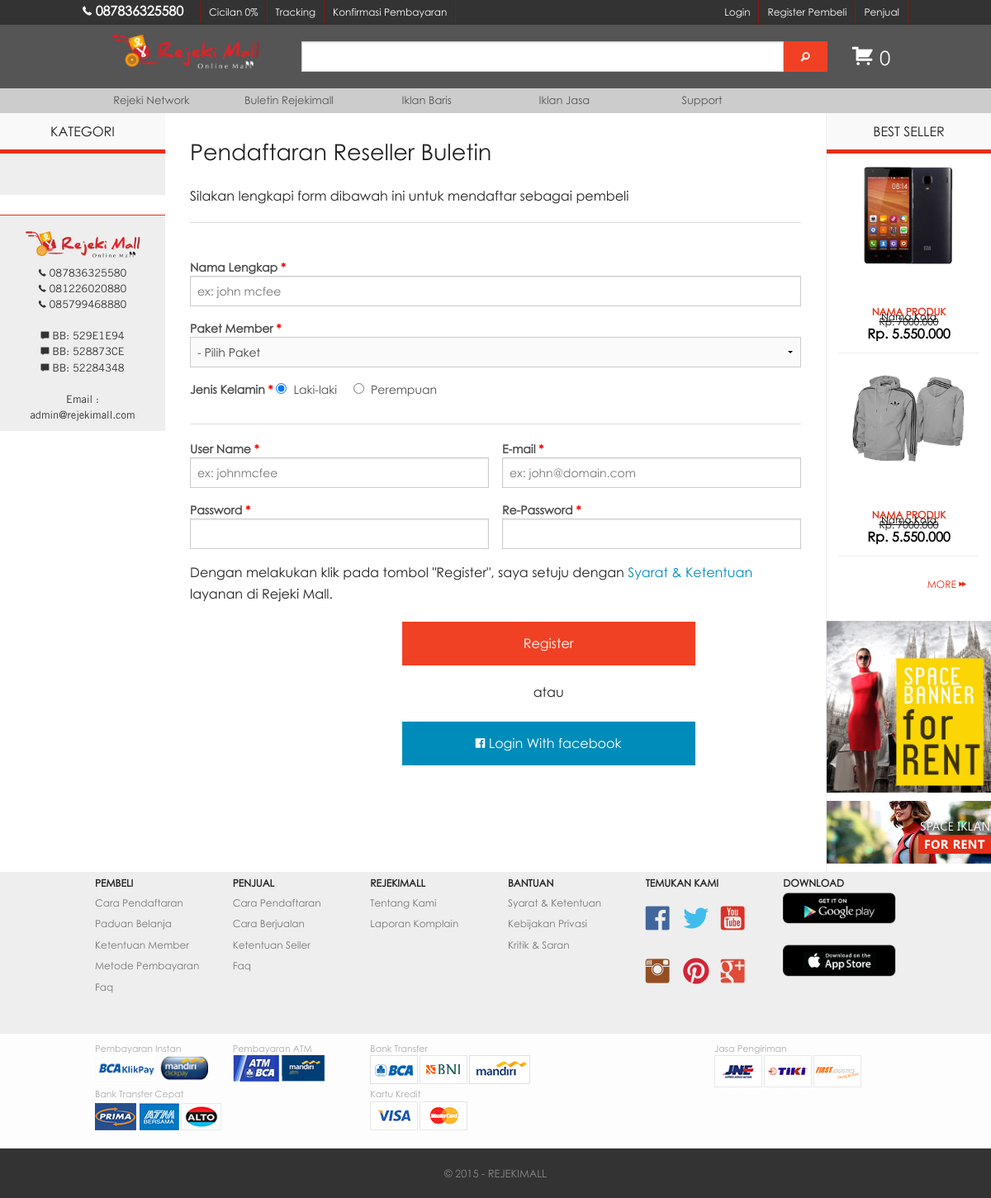
Before: /index.php/register/pembeli with the older database file.
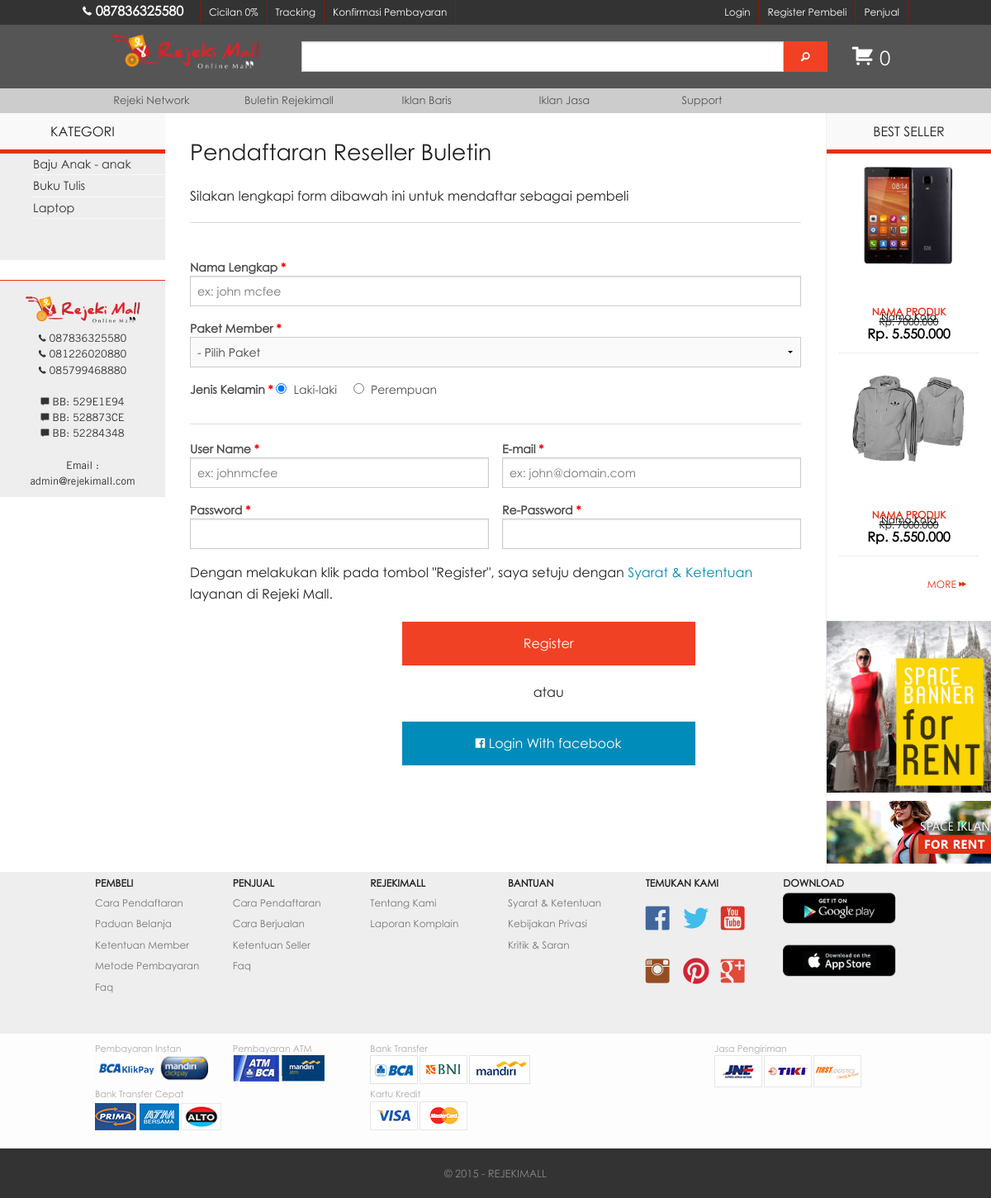
After: the same page with the newer database file.
### tables this page shows
CREATE TABLE IF NOT EXISTS `kategori` (
`cid` int(11) NOT NULL,
  `id_seller` int(5) DEFAULT NULL,
  `nama` char(30) DEFAULT NULL,
  `slugkat` text NOT NULL
);

### application/views/layout/konten.php (called while the page is built)
<?php if(!defined('BASEPATH')) exit('no direct script access allowed');
if($isi){
	$this->load->view($isi);
}

### application/views/layout/wrapper.php (called while the page is built, shortened)
<?php
require_once "header.php";
require_once "konten.php";
require_once "footer.php";

### application/controllers/register.php (called while the page is built, shortened)
<?php if(!defined('BASEPATH')) exit('No direct script access allowed');
class Register extends CI_Controller{
	public function __construct(){
		$this->load->model('model_city');
		$this->load->model("model_utama");
		$this->load->model("admin/paket_member");
		$this->load->model("admin/paket_seller");
		$this->load->model("admin/paketan_model");
	}
	public function pembeli(){
		$query	= $this->paket_member->viewpaket();
		$data	= array(
			'title'		=>'Rejeki Mall : Register Pembeli',
			'menu'		=>'etalase/menu_etalase',
			'kategori'	=>$this->model_utama->kategori(),
			'pktmember'	=> $query,
			'isi'		=>'register/registerpembeli'
			);
			$this->load->view('layout/wrapper',$data);
	}
}

### index.php (called while the page is built, shortened)
<?php
require_once BASEPATH.'core/CodeIgniter.php';

### application/models/model_utama.php (called while the page is built, shortened)
<?php
class Model_utama extends CI_Model{
	function kategori(){
		$query	= $this->db->query("
			SELECT DISTINCT `cid`, `id_seller`, `nama`, slugkat FROM `kategori`
		");
		return $query->result_array();
	}
}

### application/views/register/registerpembeli.php (the view, shortened to what the changed rows need)
<div class="row fullscreen" data-equalizer="foo" style="background:transparent;padding:0px;margin:0px;border:0px;">
	<div class="medium-2 columns" style="background:transparent;padding:0px;margin:0px;border:0px;">
		<div class="hide-for-small" data-equalizer-watch="foo" >
			<div class="row fullscreen" data-equalizer="bar" style="margin:0px;padding:0px;">
			<?php
			$this->load->view('leftbar/leftbarcategory');
			?>

### application/views/leftbar/leftbarcategory.php (shortened to what the changed rows need)
<div class="row fullscreen text-center" style="background:#faf9f9;margin:0px; padding:10px 0 10px 0;border-top:0px;border-bottom:solid 5px #e62f17;">
  KATEGORI
</div>
<div class="row fullscreen sidebar" style="margin:0px; padding:0 0 30px 0px;background:#EEEEEE;">
   <ul class="no-bullet" style="padding-left:40px;">
   <?php
   foreach($kategori as $listkat){
	   echo "<li style='border-bottom:solid 1px #f9f9f9;'><a href='".base_url()."produk/kategori/$listkat[slugkat]'  data-orbit-link='newarrivals' style='font-size:0.9em;color:#333333;'>$listkat[nama]</a></li>";
   }
   ?>
  </ul>
</div>
</body></html>

Changed rows visible on the page:
added kategori: nama "Baju Anak - anak"
added kategori: nama "Buku Tulis"
added kategori: nama "Laptop"
